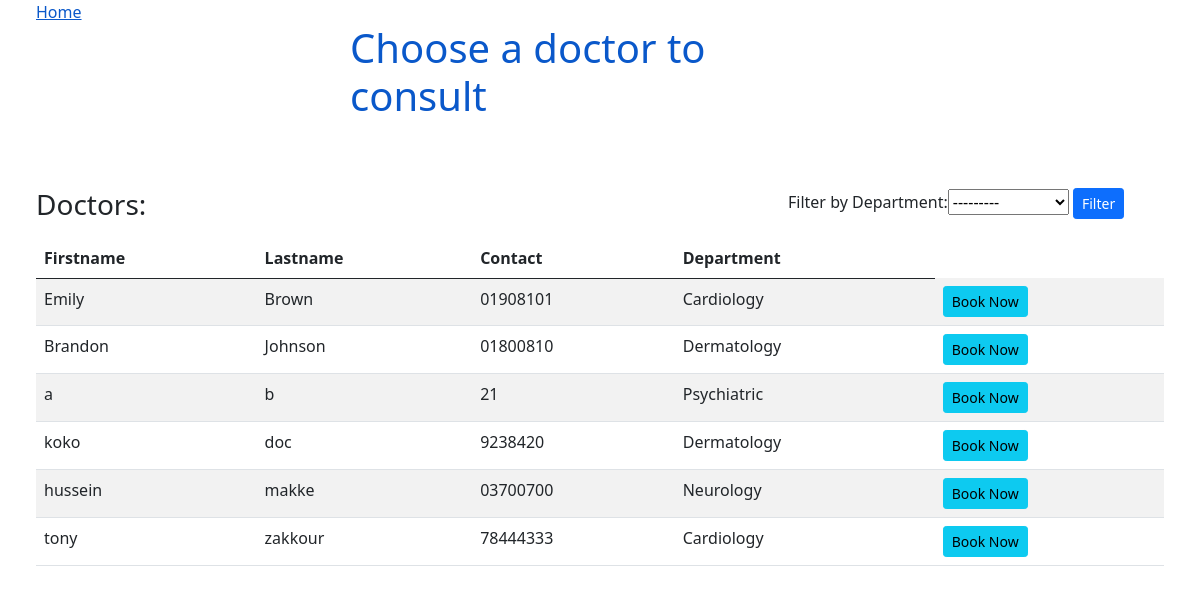
Screenshot of /listofdoctors with the database file from the repository.
### appointments/models.py (models this page shows, shortened)
class Doctor(models.Model):
    Departments = [
        ("Cardiology", "Cardiology"),
        ("Neurology", "Neurology"),
        ("Dermatology", "Dermatology"),
        ("Cancer", "Cancer"),
        ("Psychiatric" , "Psychiatric")
    ]
    user = models.OneToOneField(User, on_delete=models.CASCADE ,null= True)
    firstname =models.CharField(max_length=200)
    lastname = models.CharField(max_length=200)
    address = models.CharField(max_length=200, null= True)
    mobile = models.CharField(max_length=100,null=True)
    department= models.CharField(max_length=100, choices= Departments)
    status = models.BooleanField(default=True)
    zoom_link = models.CharField(max_length= 300, null= True)

### listofdoctors/views.py (the view)
# urls.py: url('listofdoctors', views.listdoctors),
def listdoctors(request): #get all data from dbs
	doctors= Doctor.objects.order_by('lastname') #Organization.objects.all()
	if request.method == 'GET': #Filter
		doctorsFilter= DoctorFilter(request.GET, queryset=doctors)
		doctors= doctorsFilter.qs
	else:
		doctorsFilter= DoctorFilter()
	return render(request, 'doctors_list.html', {'doctors':doctors, 'doctorsFilter':doctorsFilter, 'user_type': 1, 'getPatient':{}})

### templates/doctors_list.html (shortened to what this page needs)
<!DOCTYPE html>
<html>
<head>
    <link href="https://cdn.jsdelivr.net/npm/bootstrap@5.0.0-beta3/dist/css/bootstrap.min.css" rel="stylesheet"
>
</head>
<body>
    <a href='/' style="padding: 3%;">Home</a>
    <div class="mx-auto" style="width: 500px;">
        {% if user_type == 1 %}
        <h1 style="color: #0a58ca;">Choose a doctor to consult</h1>
        {% else %}
        <h1 style="color: #0a58ca;">Search for a patient</h1>
        {% endif %}
    </div>
    <br>
    {% if user_type == 1 %}
    <div style="padding: 3%;">
        <div class="card-title row">
            <h3 class="col" style="display: !inline; margin-right: -20%; ">Doctors:</h3>
            <form method="GET" class="col" style="max-width: 400px;">
                Filter by
                {{ doctorsFilter.form }}
                <button class="btn btn-primary btn-sm" type="submit">Filter</button>
            </form>
        </div>
        {% if doctors.count > 0 %}
        <table class="table table-striped">
            <thead>
                <tr>
                    <th>Firstname</th>
                    <th>Lastname</th>
                    <th>Contact</th>
                    <th>Department</th>
                </tr>
            </thead>
            <tbody>
                {% for user in doctors %}
                <tr>
                    <td>{{ user.firstname }}</td>
                    <td>{{ user.lastname }}</td>
                    <td>{{ user.mobile }}</td>
                    <td>{{ user.department }}</td>
                    <td>
                        <a class="btn btn-info btn-sm" href="/appointment/booksystem/{{user.id}}">Book Now</a>
                    </td>
                </tr>
                {% endfor %}
            </tbody>
        </table>
        {% else %}
        <i>Empty</i>
        {% endif %}
    </div>
        {% endif %}
</body>
</html>

### rows the page displays
Doctor: firstname "Emily", lastname "Brown", mobile "01908101", department "Cardiology"
Doctor: firstname "Brandon", lastname "Johnson", mobile "01800810", department "Dermatology"
Doctor: firstname "a", lastname "b", mobile "21", department "Psychiatric"
Doctor: firstname "koko", lastname "doc", mobile "9238420", department "Dermatology"
Doctor: firstname "hussein", lastname "makke", mobile "03700700", department "Neurology"
Doctor: firstname "tony", lastname "zakkour", mobile "78444333", department "Cardiology"
